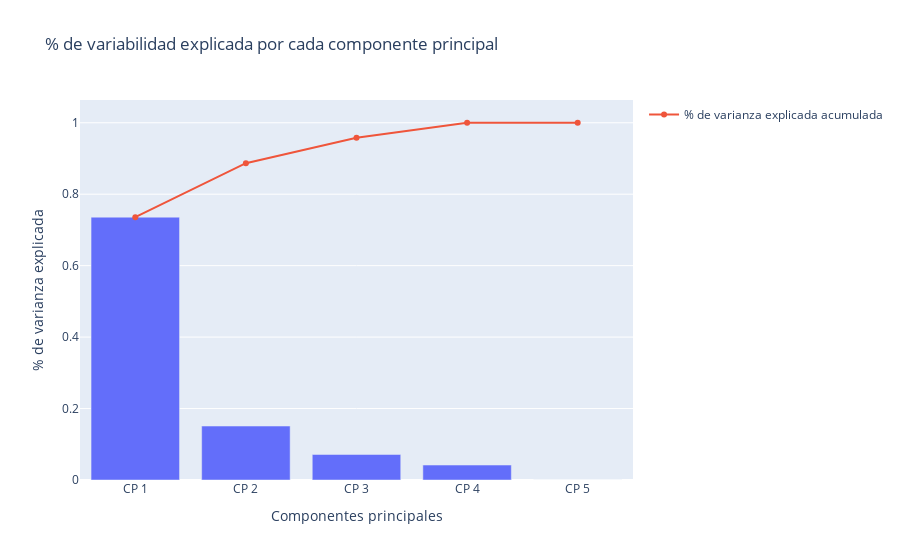

The cell this chart's notebook holds for it:
### Code cell
plot1 = go.Bar( x = ["CP %s"%i for i in range(1, 6)], y = pca.explained_variance_ratio_, showlegend = False ) #CP = componente principal
plot2 = go.Scatter( x = ["CP %s"%i for i in range(1, 6)], y = np.cumsum( pca.explained_variance_ratio_ ), showlegend = True, name = "% de varianza explicada acumulada" )
data = go.Data([ plot1, plot2 ])
layout = go.Layout( xaxis = go.XAxis( title = "Componentes principales"),
                    yaxis = go.YAxis( title = "% de varianza explicada" ),
                    title = "% de variabilidad explicada por cada componente principal" 
                    )
fig = go.Figure( data, layout )
fig.show()

### Figure 1 — Plotly figure (JSON) as saved in the notebook; plotly's stock layout.template omitted (floating-point values rounded to 4 significant figures)
{"data": [{"showlegend": false, "type": "bar", "x": ["CP 1", "CP 2", "CP 3", "CP 4", "CP 5"], "y": [0.7357, 0.151, 0.07145, 0.04183, 1.549e-06]}, {"name": "% de varianza explicada acumulada", "showlegend": true, "type": "scatter", "x": ["CP 1", "CP 2", "CP 3", "CP 4", "CP 5"], "y": [0.7357, 0.8867, 0.9582, 1.0, 1.0]}], "layout": {"title": {"text": "% de variabilidad explicada por cada componente principal"}, "xaxis": {"title": {"text": "Componentes principales"}}, "yaxis": {"title": {"text": "% de varianza explicada"}}}}
